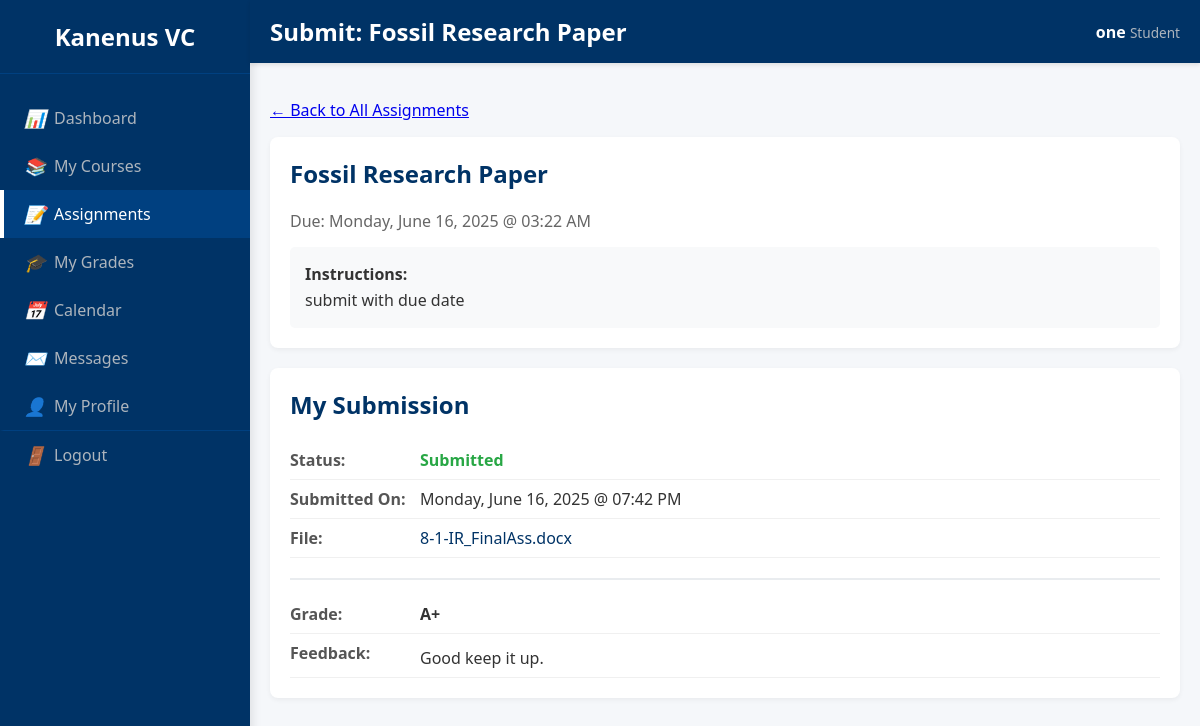
The page /VCLS/student/submit_assignment.php?id=1 (signed in) on the database its author committed.
### tables this page shows
CREATE TABLE `assignments` (
  `id` int(11) NOT NULL,
  `section_id` int(11) NOT NULL,
  `title` varchar(255) NOT NULL,
  `description` text DEFAULT NULL,
  `due_date` datetime DEFAULT NULL,
  `created_at` timestamp NOT NULL DEFAULT current_timestamp()
);

CREATE TABLE `submissions` (
  `id` int(11) NOT NULL,
  `assignment_id` int(11) NOT NULL,
  `student_id` int(11) NOT NULL,
  `file_path` varchar(255) NOT NULL,
  `submitted_at` timestamp NOT NULL DEFAULT current_timestamp(),
  `grade` varchar(10) DEFAULT NULL,
  `feedback` text DEFAULT NULL
);

### VCLS/student/submit_assignment.php (the view, shortened to what this page needs)
<?php
require_once '../includes/db_connect.php';
$assignment_id = (int)$_GET['id'];
$student_id = $_SESSION['user_id'];
$stmt = $conn->prepare("SELECT section_id, title, description, due_date FROM assignments WHERE id = ?");
$stmt->bind_param("i", $assignment_id);
$stmt->execute();
$assignment = $stmt->get_result()->fetch_assoc();
$stmt_sub = $conn->prepare("SELECT file_path, submitted_at, grade, feedback FROM submissions WHERE assignment_id = ? AND student_id = ?");
$stmt_sub->bind_param("ii", $assignment_id, $student_id);
$stmt_sub->execute();
$submission = $stmt_sub->get_result()->fetch_assoc();
?>
<p><a href="assignments.php">← Back to All Assignments</a></p>
<div class="card">
    <h2><?php echo htmlspecialchars($assignment['title']); ?></h2>
    <div class="assignment-meta">Due: <?php echo date('l, F d, Y @ h:i A', strtotime($assignment['due_date'])); ?></div>
    <div class="assignment-description"><strong>Instructions:</strong><br><?php echo nl2br(htmlspecialchars($assignment['description'])); ?></div>
</div>
<div class="card">
    <h2>My Submission</h2>
    <?php if ($submission): ?>
        <div class="submission-status">
            <div class="status-item"><span class="status-label">Status:</span><span class="status-value submitted">Submitted</span></div>
            <div class="status-item"><span class="status-label">Submitted On:</span><span><?php echo date('l, F d, Y @ h:i A', strtotime($submission['submitted_at'])); ?></span></div>
            <div class="status-item"><span class="status-label">File:</span><a href="../<?php echo htmlspecialchars($submission['file_path']); ?>" download class="file-download"><?php echo basename($submission['file_path']); ?></a></div>
            <div class="grade-section">
                <div class="status-item"><span class="status-label">Grade:</span><span><strong><?php echo $submission['grade'] ? htmlspecialchars($submission['grade']) : 'Not yet graded'; ?></strong></span></div>
                <div class="status-item"><span class="status-label">Feedback:</span><div class="feedback-content"><?php echo $submission['feedback'] ? nl2br(htmlspecialchars($submission['feedback'])) : 'No feedback yet.'; ?></div></div>
            </div>
        </div>
    <?php endif; ?>
</div>
<?php
require 'includes/student_template.php';
?>

### VCLS/assets/css/dashboard.css (style rules this page uses)
body { margin: 0; padding: 0; background-color: #f5f7fa; color: #333; font-family: 'Segoe UI', Tahoma, Geneva, Verdana, sans-serif; }

### VCLS/student/submit_assignment.php (style rules this page uses)
.card { background-color: #fff; border-radius: 8px; padding: 20px; box-shadow: 0 2px 5px rgba(0,0,0,0.05); margin-bottom: 20px; }
.card h2 { color: #003366; margin-top: 0; }
.assignment-meta { color: #666; margin-bottom: 15px; }
.assignment-description { background: #f8f9fa; padding: 15px; border-radius: 5px; line-height: 1.6; }
.status-item { display: flex; padding: 8px 0; border-bottom: 1px solid #f0f0f0; }
.status-label { font-weight: bold; width: 130px; color: #555; }
.status-value.submitted { color: #28a745; font-weight: bold; }
.file-download { color: #003366; text-decoration: none; font-weight: 500; }
.grade-section { margin-top: 20px; padding-top: 15px; border-top: 2px solid #e9ecef; }
.feedback-content { white-space: pre-wrap; margin-top: 5px; }

### rows shown on the page
assignments: title "Fossil Research Paper", due_date "Monday, June 16, 2025 @ 03:22 AM", description "submit with due date"
submissions: submitted_at "Monday, June 16, 2025 @ 07:42 PM", file_path "8-1-IR_FinalAss.docx", grade "A+", feedback "Good keep it up."

### other values the page prints
$page_title "Submit: Fossil Research Paper"
$_SESSION['full_name'] "one"
